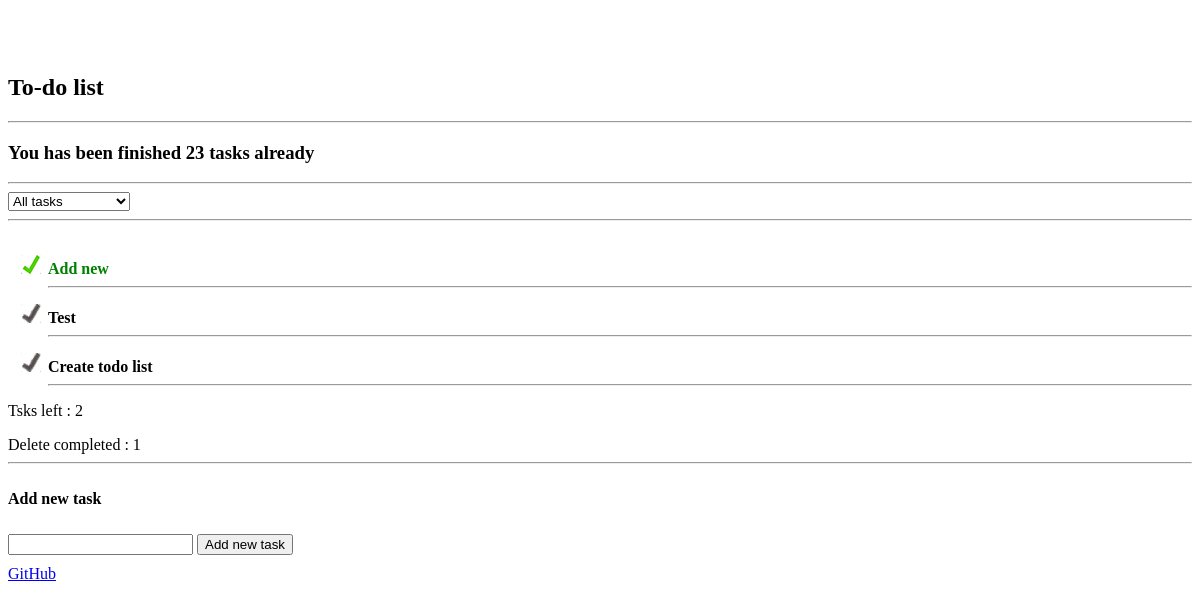
Before: / with the older database file.
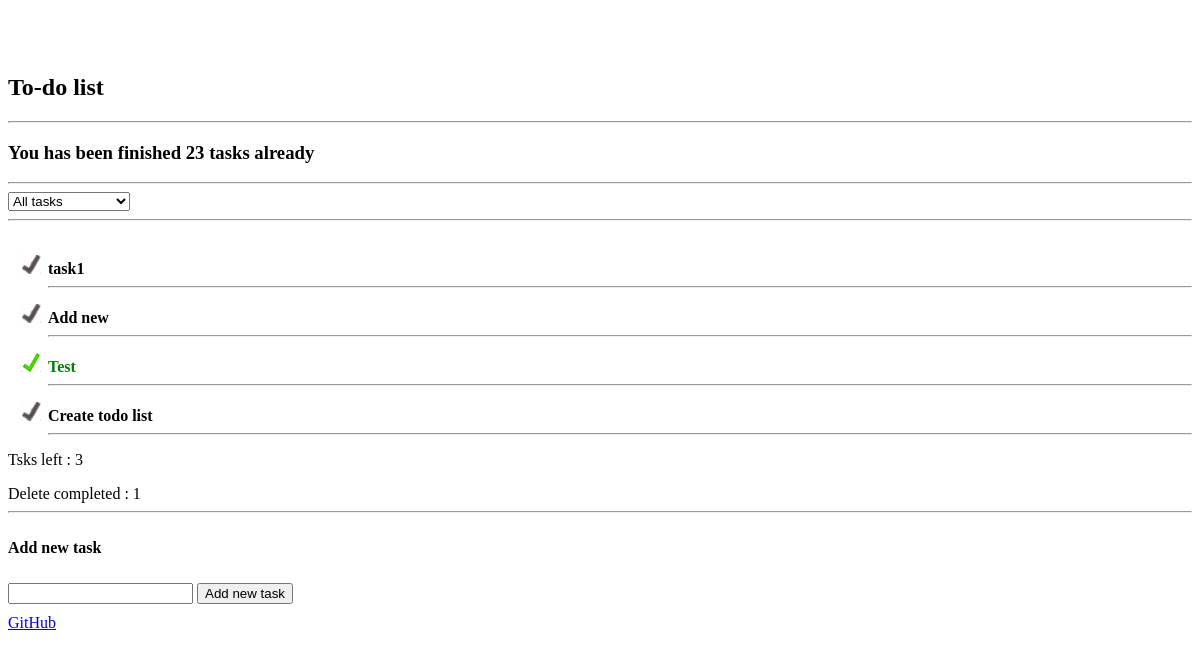
After: the same page with the newer database file.
### todolist/models.py (models this page shows, shortened)
class TodoList(models.Model):
    title = models.CharField(max_length=200)
    is_finished = models.BooleanField(default=False)
    class Meta:
        ordering = ['-id']

### todolist/views.py (the view, shortened to what this page needs)
# urls.py: url(r'^$', TaskView.as_view(), name='index'),
class TaskView(View):
    @staticmethod
    def get(request):
        done = len(TodoList.objects.filter(is_finished=True))
        active = len(TodoList.objects.filter(is_finished=False))
        try:
            all_finished = DoneJobs.objects.all()
            for a in all_finished:
                all_finished_jobs = a.is_done
        except:
            all_finished_jobs = False
        tmpl_vars = {
            'jobs': TodoList.objects.all(),
            'form': JobForm(),
            'done': done,
            'active': active,
            'all_finished_job': all_finished_jobs,
        }
        return render(request, 'index.html', tmpl_vars)

### todolist/forms.py
class JobForm(forms.ModelForm):
    class Meta:
        model = TodoList
        fields = ['title']
        widgets = {
            'text': forms.TextInput(
                attrs={'id': 'post-text', 'required': True, 'placeholder': 'Add new job...'}
            ),
        }

### templates/index.html (shortened to what this page needs)
{% extends "base.html" %}
{% block content %}
    <br><br>
    <div class="row white">
        <div class="large-12 columns">
            <h2>To-do list</h2>
            {% if all_finished_job%}
                <div id="all-finished">
                <hr>
                    <h3 id="h-all-finished">You has been finished  {{ all_finished_job }} tasks already</h3>
                <hr>
                </div>
            {% endif %}
            <select name="" id="status">
                <option value="">All tasks</option>
            </select>
            <hr>
        </div>
    </div>
    <div class="row white">
        <div class="columns large-12">
            <div id="jobs">
                <section>
                    {% for job in jobs %}
                        <ul>
                            {% if job.is_finished  %}
                                <li class = "done" id = "job-{{ job.id }}" status-job="s-done">
                                    <div onclick="openBlock(this);" id = "job-title-{{ job.id }}">
                                        <strong >{{ job.title }}</strong>
                                    </div>
                                    <hr>
                                </li>
                            {% else %}
                                <li class = "active" id = "job-{{ job.id }}" status-job="s-active">
                                    <div onclick="openBlock(this);" id = "job-title-{{ job.id }}">
                                        <strong>{{ job.title }}</strong>
                                    </div>
                                    <hr>
                                </li>
                            {% endif %}
                        </ul>
                    {% endfor %}
                </section>
            </div>
        </div>
        <div id="active_jobs"><p id = "item_left">Tsks left : {{active}}</p></div>
        {% if done %}
            <div id="job-delete-complete">
                <a  id="all_completed" class="delete-completed" >Delete completed : {{done}}</a>
            </div>
        {% endif %}
    <hr>
    </div>
    <p class="row white"><strong>Add new task</strong></p>
    <div class="row white">
        <div class="columns large-12">
            <form method="POST" id="job-form">
                <input type="text"  id="job_title">
                <input type="submit" value="Add new task" >
            </form>
        </div>
    </div>
    <div class="row white">
        <a href="https://github.com/Ariezz666/todolist" target="_blank">GitHub</a>
    </div>
    {% load staticfiles %}
{% endblock %}

Changed rows visible on the page:
added TodoList: title "task1"
changed TodoList "Add new": is_finished True → False (drawn)
changed TodoList "Test": is_finished False → True (drawn)
Other visible differences:
{{ active }}: "2" → "3"
